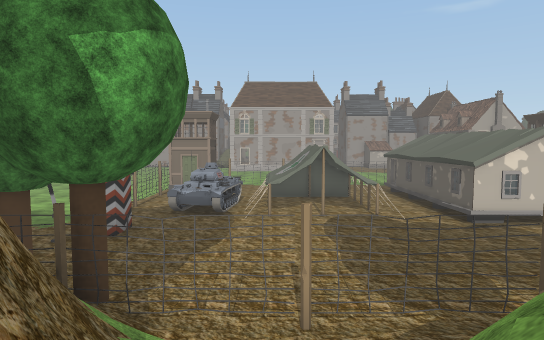
[1] (above)

24 first-person views from a walk through a scene from a Unity 3-D project. The camera is 1.5 m above the floor, tilts 4° down and sees 75° across. Doors are open. The floor is counted in squares, 2 m on a side. Each view is taken from the middle of a square. On the plan, view 1 faces up. The plan holds only what a view shows up to about 11 squares ahead; the rest is blank. The place goes on beyond the plan. Some trees and plants on the terrain are drawn as simple stand-ins. Some animated figures are left out. Some surface patterns are stand-ins.

[2]
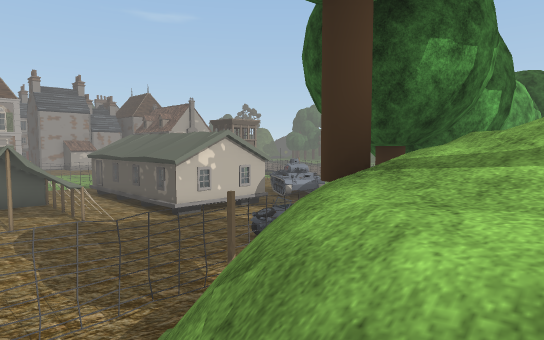

[3]
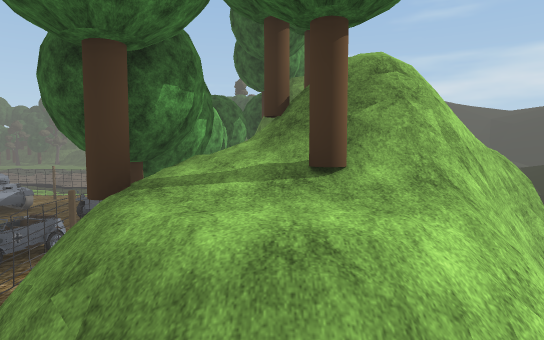

[4]
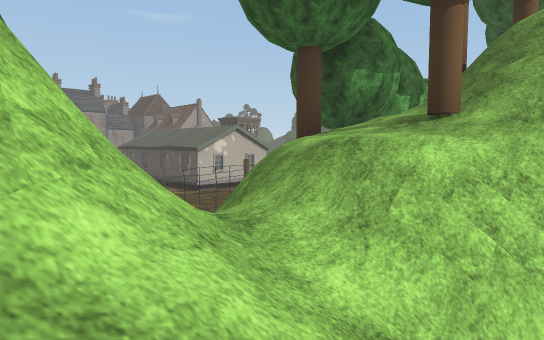

[5]
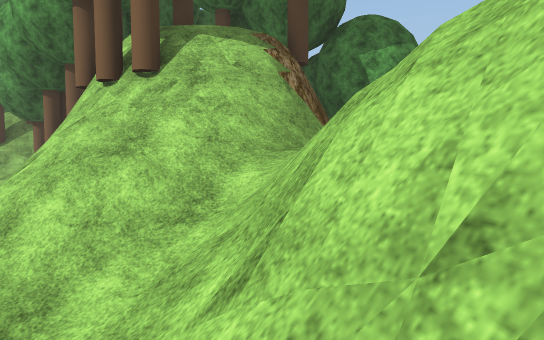

[6]
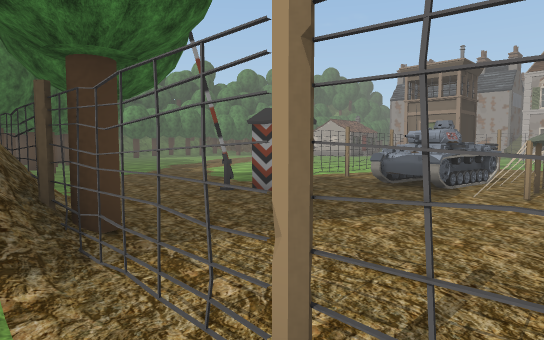

[7]
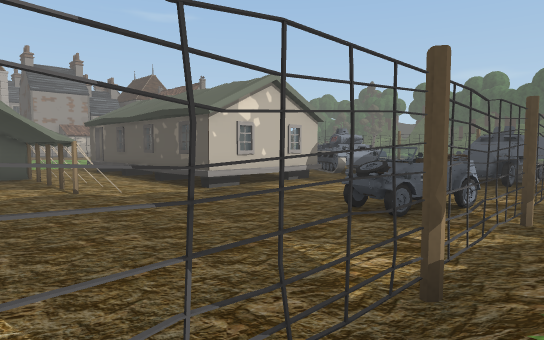

[8]
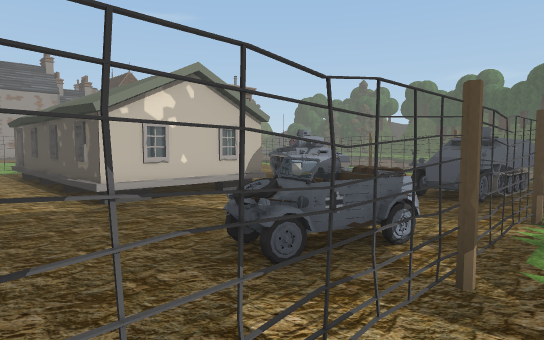

[9]
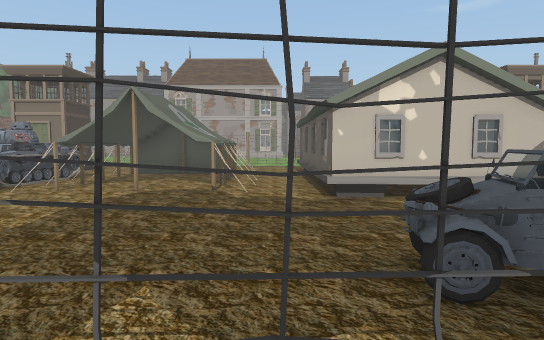

[10]
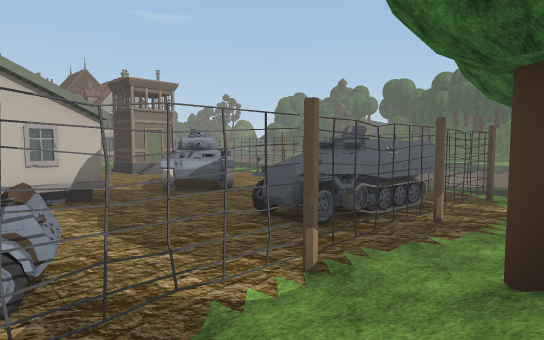

[11]
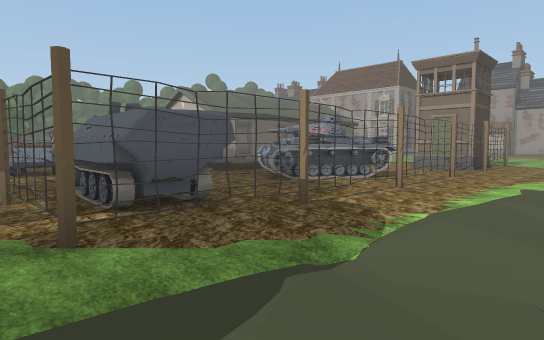

[12]
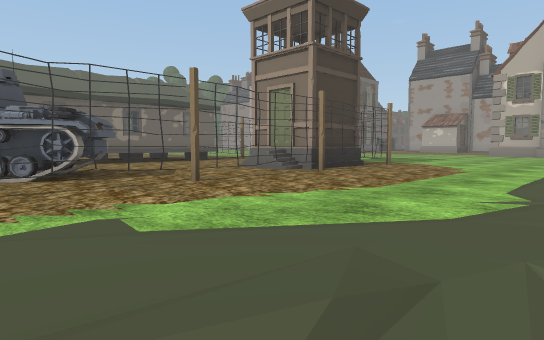

[13]
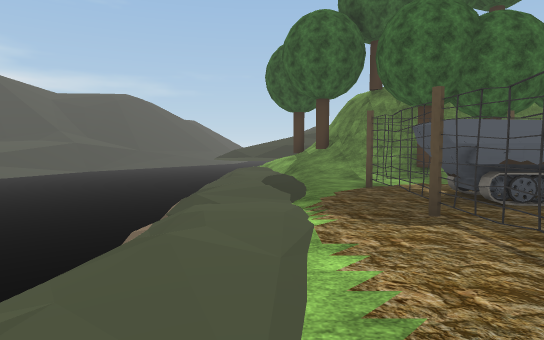

[14]
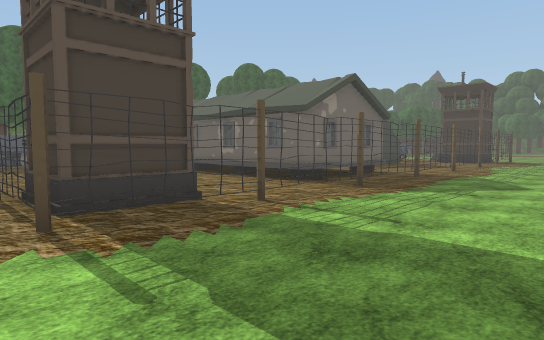

[15]
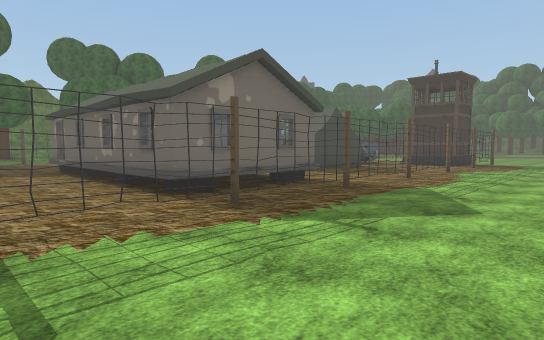

[16]
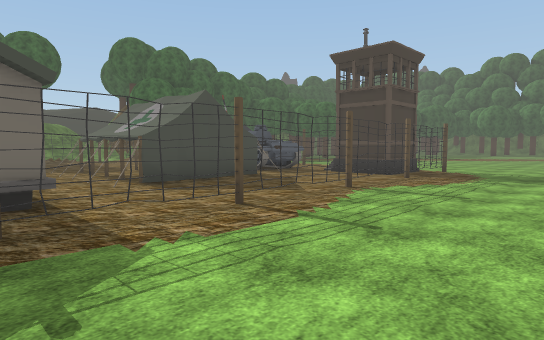

[17]
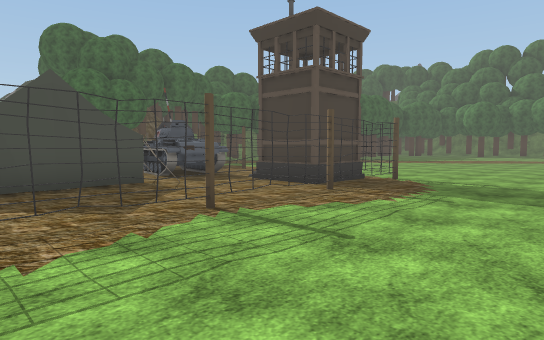

[18]
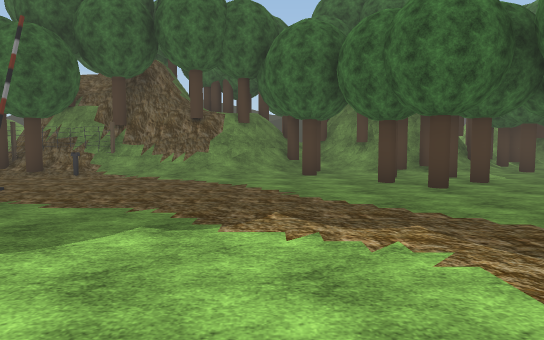

[19]
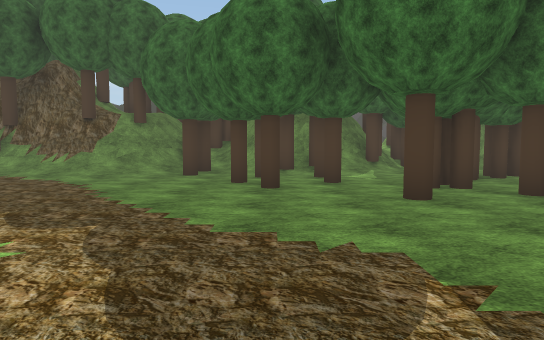

[20]
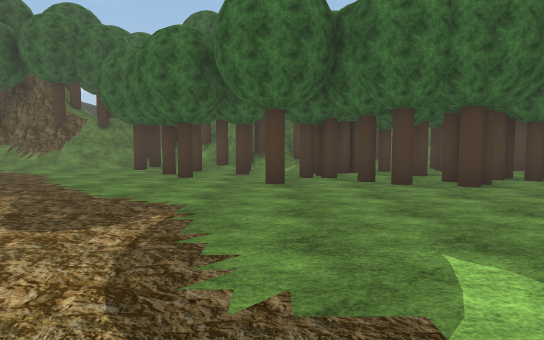

[21]
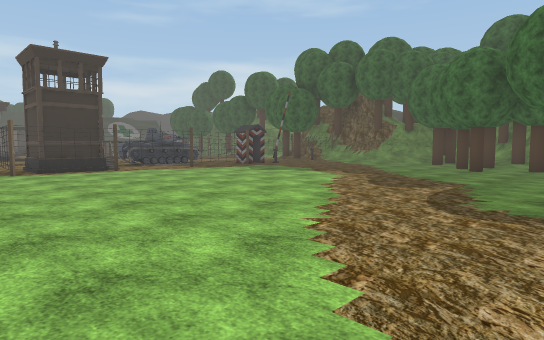

[22]
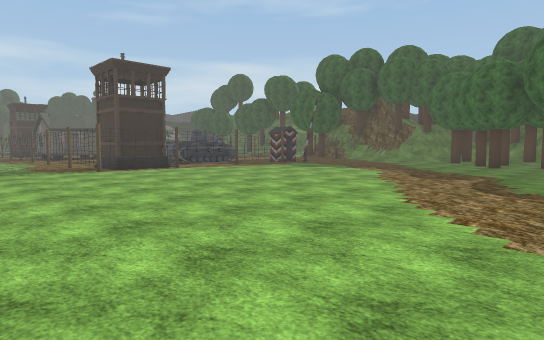

[23]
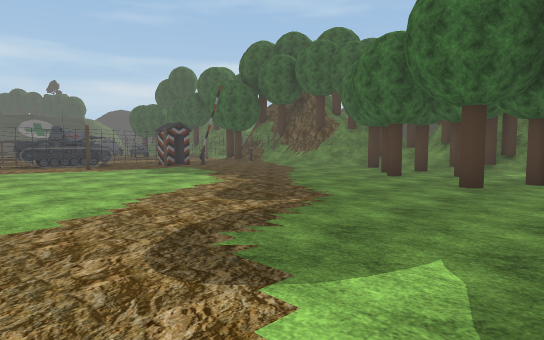

[24]
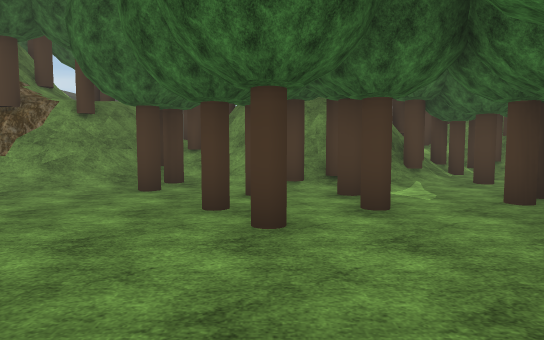

### Floor plan
Key: @ floor where view 1 was taken; # wall or solid block; x gap in a wall; . main floor; : floor 0.25 m higher than the main floor; + floor 3.5 m higher than the main floor; * floor 3.75 m higher than the main floor; / step, stairs or slope; D open door; = window, fence, low wall or low ledge; ≈ water the walk keeps out of; ^ raised ledge; v drop or lower ground; T tree; C car; W tower; H thing the floor can be seen under or through; O other object.
Columns run from 17 left of view 1 to 20 right of it. Each row starts with its distance up from view 1.
 20   .....         .................
 19   ................................
 18   ................................
 17   ..............HHHxHHHxHHHH......
 16   ...........WWH............WW#...
 15  ............WW.......D=##..WW#...
 14  ............WW.......D  #..WW#...
 13  ............#OO.####.#^ #....#...:
 12 .............#OOO#....#  #....#....
 11 .............#OO....#.^^ ^..OO#.../
 10 .............#OO....#.# ^D.OOO#.../
  9 T.....................#=#D.OO.#.../
  8 .T.T.........O..............O.#../
  7 T.T..T........................#../
  6 OTT.T.T....................OO.#../v≈
  5 TT..TT..../..=T.......CCC.OOOO#../v≈≈
  4  ..//T.T/////##T#x#############.//v≈≈≈
  3 OTTTT//TTTT#####//////////......// ≈≈≈
  2 TTO##TTT#+*##  ## =Tx#T/ /TTT///// ≈≈≈
  1 TTT   T/  TT   ##////T   #####/////≈≈≈
  0 T     O  TT   ##/@/T/T       ##T// ≈≈≈
 -1      #TT/T#  ###////##        #T// ≈≈≈
 -2              ##///###
 -3                /// /#

Where each view was taken, in squares from view 1:
view 1: 0 up, 0 right, facing up
view 2: 0 up, 0 right, facing up-right
view 3: 0 up, 1 left, facing right
view 4: 2 down, 2 left, facing up-right
view 5: 3 down, 2 right, facing up-left
view 6: 3 up, 1 right, facing up-left
view 7: 3 up, 1 right, facing up-right
view 8: 3 up, 3 right, facing up-right
view 9: 3 up, 4 right, facing up
view 10: 2 up, 6 right, facing up-right
view 11: 3 up, 16 right, facing up-left
view 12: 9 up, 17 right, facing up-left
view 13: 10 up, 15 right, facing down
view 14: 20 up, 14 right, facing down-left
view 15: 20 up, 11 right, facing down-left
view 16: 20 up, 6 right, facing down-left
view 17: 20 up, 3 right, facing down-left
view 18: 13 up, 9 left, facing down
view 19: 13 up, 12 left, facing down
view 20: 15 up, 14 left, facing down
view 21: 18 up, 15 left, facing down-right
view 22: 20 up, 15 left, facing down-right
view 23: 15 up, 16 left, facing down-right
view 24: 10 up, 12 left, facing down
